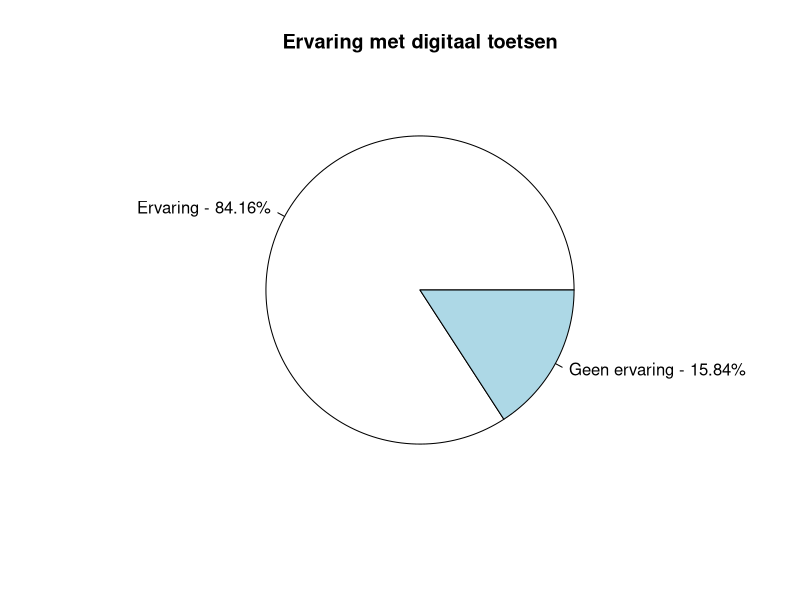

Reproduce this figure in R. (Note: this script raises an error after producing the figure.)
## ---- chunk 1
#
# Created by: B.M. de Haan
# Used to analyse data from a school servey about digital examination
# Github: https://github.com/bas-dehaan/digitoets/tree/corona
#

## The most lazy, and buggy code you've ever seen, completly bodged together. ENJOY (srry michiel ;-) 't lag niet aan je lessen)

knitr::opts_chunk$set(
	echo = FALSE,
	message = FALSE,
	warning = FALSE
)
library(openxlsx)
library(tidyverse)
library(RColorBrewer)
library(grid)
library(gridExtra)

## ---- chunk 2
# Read the exceldata and omit column 1:5 (metadata)
#rawdata = read.xlsx('./raw_test_1.xlsx')[-(1:5)]
#names = c("opleiding", "jaar", "ervaring", paste0("Q",4:26))

# Read the exceldata and omit column 1:6 (metadata)
rawdata = read.xlsx('./rawdata.xlsx')[-(1:6)]
names = c("opleiding", "jaar", "ervaring", paste0("Q",4:24))
names(rawdata) = names

# Make the data machine-readable
# Study program names
rawdata$opleiding[rawdata$opleiding == "BML-Research"]          = 1
rawdata$opleiding[rawdata$opleiding == "BML-Diagnostiek"]       = 2
rawdata$opleiding[rawdata$opleiding == "Chemie"]                = 3
rawdata$opleiding[rawdata$opleiding == "Chemische Technologie"] = 4
rawdata$opleiding[rawdata$opleiding == "Bio-informatica"]        = 5
rawdata$opleiding[rawdata$opleiding == "Master Datascience"]    = 6
# Study years
rawdata$jaar[rawdata$jaar == "Leerjaar 1"] = 1
rawdata$jaar[rawdata$jaar == "Leerjaar 2"] = 2
rawdata$jaar[rawdata$jaar == "Leerjaar 3"] = 3
rawdata$jaar[rawdata$jaar == "Leerjaar 4"] = 4
# Experience with digiexamnination
rawdata$ervaring[rawdata$ervaring == "Ja"]  = TRUE
rawdata$ervaring[rawdata$ervaring == "Nee"] = FALSE

# Define the colorset
colors_5 = brewer.pal(n = 5, name = "RdYlGn")

## ---- chunk 3
# Filter the replies, to mimic Shinny
input = list(
    opleiding = 1:6,
    jaar = 1:4
)

# Select data according to the input$opleiding and input$jaar selection
dataselect = subset(rawdata, `opleiding` %in% input$opleiding & `jaar` %in% input$jaar)
# Count the number of responses
total_responses = nrow(rawdata)
num_responses = nrow(dataselect)
paste(num_responses, "van de", total_responses, "reacties geselecteerd")

## ---- chunk 4
# Calculate and print the % of experience with digitoetses
exp_w_digitoets = round((nrow(dataselect[dataselect[3] == TRUE, ])/num_responses)*100, 2)
exp_df = data.frame(
    group=c("Ervaring", "Geen ervaring"), 
    value=c(exp_w_digitoets, 100-exp_w_digitoets)
)
pie(exp_df$value,
    labels = paste0(exp_df$group, " - ", exp_df$value, "%"),
    main = "Ervaring met digitaal toetsen"
)

## ---- chunk 5
dataselect = subset(dataselect, subset = `ervaring` == TRUE)


## This whole opperation could most likely be done using a for() loop, but IDK

# Setting-up the universal colorscale
# Select 10 colors
colors_10 = brewer.pal(n = 10, name = "RdYlGn")
# Name them
names(colors_10) = 1:10
# make a fill color scale and push it to the Global Environment using <<- (only relevant to Shiny)
col_scale_10 <<- scale_fill_manual(name = "Var1", values = colors_10)   

# Processing of digi-exams
df_digi = as.data.frame(table(dataselect[4]))
# Compute percentages
df_digi$fraction = df_digi$Freq / sum(df_digi$Freq)
# Compute the cumulative percentages (top of each rectangle)
df_digi$ymax = cumsum(df_digi$fraction)
# Compute the bottom of each rectangle
df_digi$ymin = c(0, head(df_digi$ymax, n=-1))
# Compute label position
df_digi$labelPosition = (df_digi$ymax + df_digi$ymin) / 2
# Compute a good label
df_digi$label = paste0("Score: ", df_digi$Var1, "\n", round(df_digi$fraction*100, 2), "%")

# Make the plot
p1 = ggplot(df_digi, aes(ymax=ymax, ymin=ymin, xmax=4, xmin=3, fill=Var1)) +
    geom_rect() +
    geom_label( x=3.5, aes(y=labelPosition, label=label), size=2) +
    coord_polar(theta="y") +
    xlim(c(2, 4)) +
    theme_void() +
    theme(legend.position = "none")

# Yes, R is weird so this has to go seperate to work
p1 = p1 + col_scale_10

# Add a title and interactive caption
p1 = grid.arrange(p1,
                  top=textGrob("Digitaal", vjust=3.5, gp = gpar(cex = 2)),
                  bottom=textGrob(paste("Gemiddelde:", round(colMeans(dataselect[4]), 2)), vjust = -5)
)



# Processing of paper-exams
df_paper = as.data.frame(table(dataselect[5]))
# Compute percentages
df_paper$fraction = df_paper$Freq / sum(df_paper$Freq)
# Compute the cumulative percentages (top of each rectangle)
df_paper$ymax = cumsum(df_paper$fraction)
# Compute the bottom of each rectangle
df_paper$ymin = c(0, head(df_paper$ymax, n=-1))
# Compute label position
df_paper$labelPosition = (df_paper$ymax + df_paper$ymin) / 2
# Compute a good label
df_paper$label = paste0("Score: ", df_paper$Var1, "\n", round(df_paper$fraction*100, 2), "%")

# Make the plot
p2 = ggplot(df_paper, aes(ymax=ymax, ymin=ymin, xmax=4, xmin=3, fill=Var1)) +
            geom_rect() +
            geom_label(x=3.5, aes(y=labelPosition, label=label), size=2) +
            coord_polar(theta="y") +
            xlim(c(2, 4)) +
            theme_void() +
            theme(legend.position = "none")

p2 = p2 + col_scale_10
        
# Add a title and interactive caption
p2 = grid.arrange(p2,
                  top=textGrob("Papier", vjust=3.5, gp = gpar(cex = 2)),
                  bottom=textGrob(paste("Gemiddelde:", round(colMeans(dataselect[4]), 2)), vjust = -5)
)



# Show both grahps next to eachother
grid.arrange(p1, p2 ,ncol=2)

## ---- chunk 6
# Make a sorting order and push it to the Global Environment using <<- (only relevant to Shiny)
sorting_order <<- c("Helemaal oneens", "Deels oneens", "Neutraal", "Deels eens", "Helemaal eens")
# Select 5 colors
colors_5 = brewer.pal(n = 5, name = "RdYlGn")
# Name them
names(colors_5) = sorting_order
# Make a fill color scale and push it to the Global Environment using <<- (only relevant to Shiny)
col_scale_5 <<- scale_fill_manual(name = "Var1", values = colors_5)

# Sort everything based on the Sortorder
dataselect$Q8 = factor(dataselect$Q8, order = TRUE, levels = sorting_order)
# Make the plot
p1 = ggplot(dataselect, aes(x=Q8, fill=Q8) ) +
    ggtitle("Ik kan me op een thuistentamen net zo goed voorbereiden als een normaal tentamen") +
    xlab(NULL) +
    geom_bar( ) +
    theme(legend.position="none")
p1 = p1 + col_scale_5

dataselect$Q9 = factor(dataselect$Q9, order = TRUE, levels = sorting_order)
p2 = ggplot(dataselect, aes(x=Q9, fill=Q9) ) +
    ggtitle("Ik weet wat ik kan verwachten van een thuis tentamen") +
    xlab(NULL) +
    geom_bar( ) +
    theme(legend.position="none")
p2 = p2 + col_scale_5

grid.arrange(p1, p2, ncol=1)

## ---- chunk 7
dataselect$Q11 = factor(dataselect$Q11, order = TRUE, levels = sorting_order)
p1 = ggplot(dataselect, aes(x=Q11, fill=Q11) ) +
    ggtitle("De begeleiding van de surveillanten tijdens het thuis tentamen is goed") +
    xlab(NULL) +
    geom_bar( ) +
    theme(legend.position="none")
p1 = p1 + col_scale_5

dataselect$Q12 = factor(dataselect$Q12, order = TRUE, levels = sorting_order)
p2 = ggplot(dataselect, aes(x=Q12, fill=Q12) ) +
    ggtitle("De begeleiding vanuit mijn opleiding voor een thuis tentamen is goed") +
    xlab(NULL) +
    geom_bar( ) +
    theme(legend.position="none")
p2 = p2 + col_scale_5

dataselect$Q13 = factor(dataselect$Q13, order = TRUE, levels = sorting_order)
p3 = ggplot(dataselect, aes(x=Q13, fill=Q13) ) +
    ggtitle("Ik kan me goed concentreren tijdens een thuis tentamen") +
    xlab(NULL) +
    geom_bar( ) +
    theme(legend.position="none")
p3 = p3 + col_scale_5

dataselect$Q14 = factor(dataselect$Q14, order = TRUE, levels = sorting_order)
p4 = ggplot(dataselect, aes(x=Q14, fill=Q14) ) +
    ggtitle("De thuis tentamens zijn goed georganiseerd") +
    xlab(NULL) +
    geom_bar( ) +
    theme(legend.position="none")
p4 = p4 + col_scale_5

dataselect$Q15 = factor(dataselect$Q15, order = TRUE, levels = sorting_order)
p5 = ggplot(dataselect, aes(x=Q15, fill=Q15) ) +
    ggtitle("Ik kan goed mijn weg vinden (navigeren) in een digitaal tentamen") +
    xlab(NULL) +
    geom_bar( ) +
    theme(legend.position="none")
p5 = p5 + col_scale_5

dataselect$Q16 = factor(dataselect$Q16, order = TRUE, levels = sorting_order)
p6 = ggplot(dataselect, aes(x=Q16, fill=Q16) ) +
    ggtitle("De opstelling voor de livestream was makkelijk te maken") +
    xlab(NULL) +
    geom_bar( ) +
    theme(legend.position="none")
p6 = p6 + col_scale_5

dataselect$Q17 = factor(dataselect$Q17, order = TRUE, levels = sorting_order)
p7 = ggplot(dataselect, aes(x=Q17, fill=Q17) ) +
    ggtitle("Ik vind het werken met de livestream gemakkelijk") +
    xlab(NULL) +
    geom_bar( ) +
    theme(legend.position="none")
p7 = p7 + col_scale_5

dataselect$Q18 = factor(dataselect$Q18, order = TRUE, levels = sorting_order)
p8 = ggplot(dataselect, aes(x=Q18, fill=Q18) ) +
    ggtitle("Ik vind het prettig dat er een testsessie was") +
    xlab(NULL) +
    geom_bar( ) +
    theme(legend.position="none")
p8 = p8 + col_scale_5

grid.arrange(p1, p2, ncol=1)
grid.arrange(p3, p4, ncol=1)
grid.arrange(p5, p6, ncol=1)
grid.arrange(p7, p8, ncol=1)

## ---- chunk 8
# Calculate and print the % of problems with digiexams
num_responses = nrow(dataselect)
problem_w_digitoets = round((nrow(dataselect[dataselect[19] == "Ja", ])/num_responses)*100, 2)
problem_df = data.frame(
    group=c("Ja", "Nee"), 
    value=c(problem_w_digitoets, 100-problem_w_digitoets)
)
pie(problem_df$value,
    labels = paste0(problem_df$group, " - ", problem_df$value, "%"),
    main = "Heb je problemen gehad tijdens thuistoetsen"
)

## ---- chunk 9
dataselect$Q21 = factor(dataselect$Q21, order = TRUE, levels = sorting_order)
p1 = ggplot(dataselect, aes(x=Q21, fill=Q21) ) +
    ggtitle("Ik vind het belangrijk dat ik vanuit huis mijn tentamen kan inzien") +
    xlab(NULL) +
    geom_bar( ) +
    theme(legend.position="none")
p1 = p1 + col_scale_5

dataselect$Q22 = factor(dataselect$Q22, order = TRUE, levels = sorting_order)
p2 = ggplot(dataselect, aes(x=Q22, fill=Q22) ) +
    ggtitle("Ik vind het belangrijk dat digitale tentamens worden nabesproken door de docent") +
    xlab(NULL) +
    geom_bar( ) +
    theme(legend.position="none")
p2 = p2 + col_scale_5

grid.arrange(p1, p2, ncol=1)

